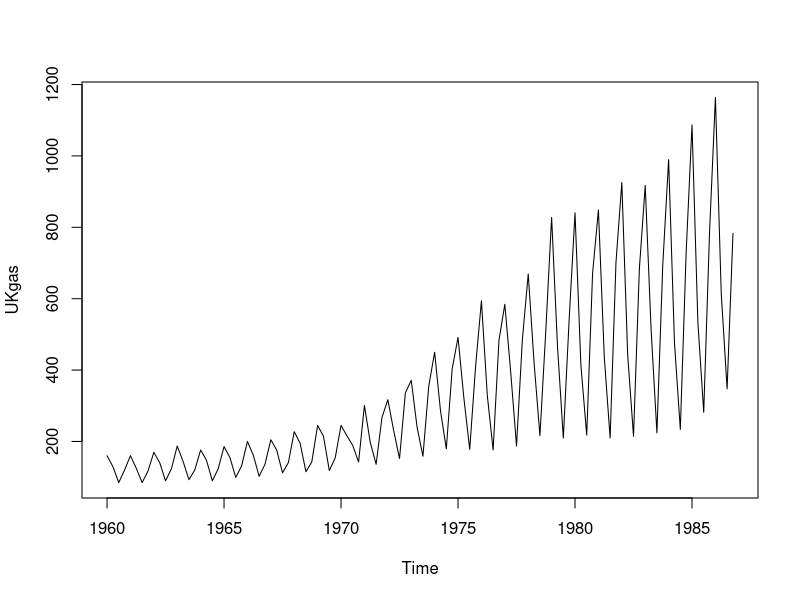
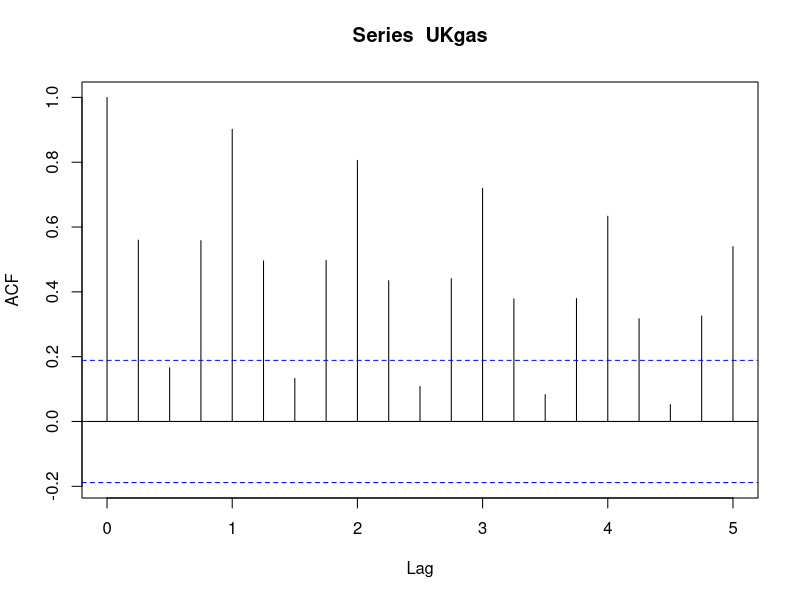
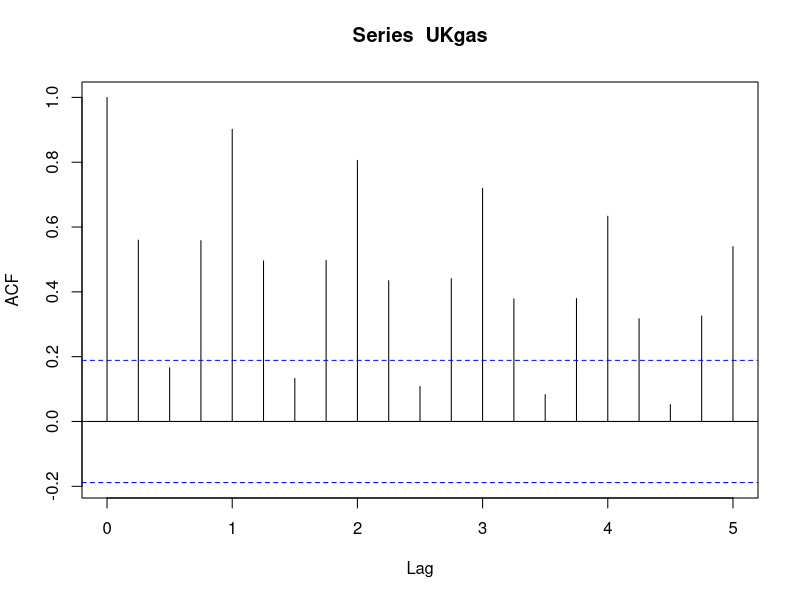
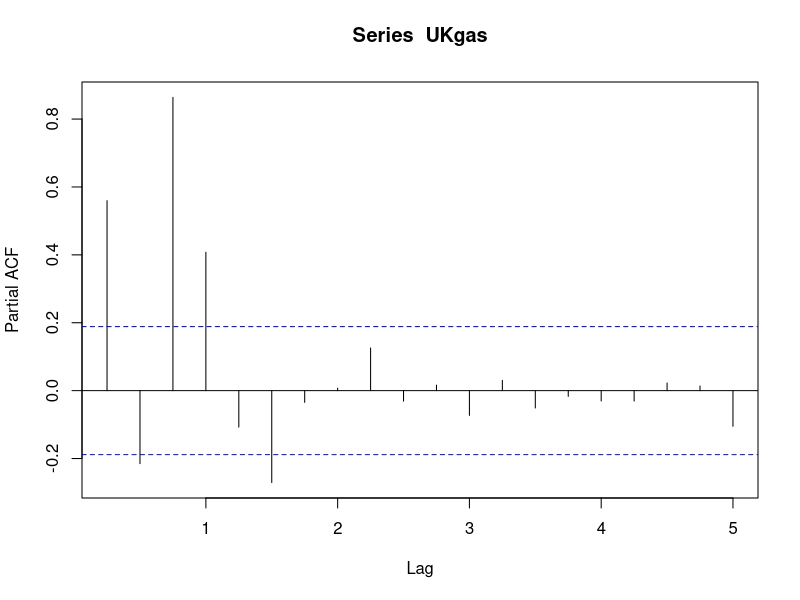
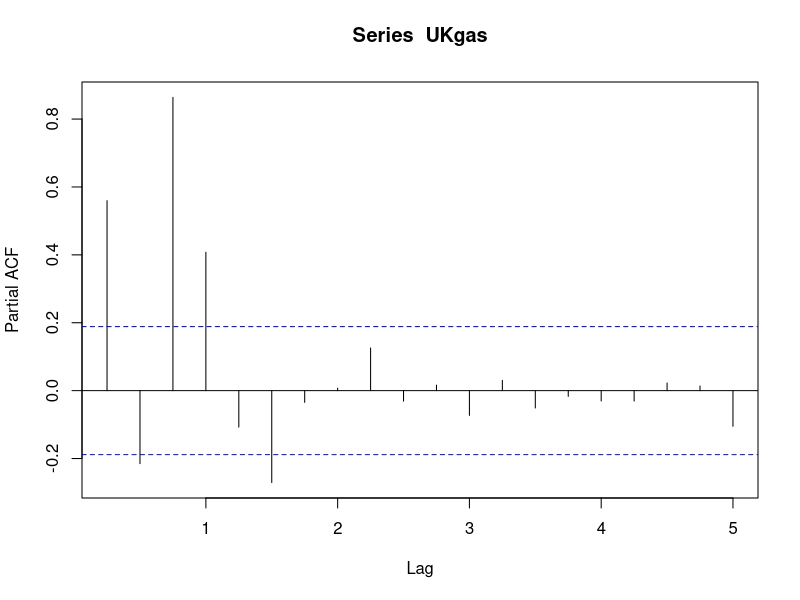
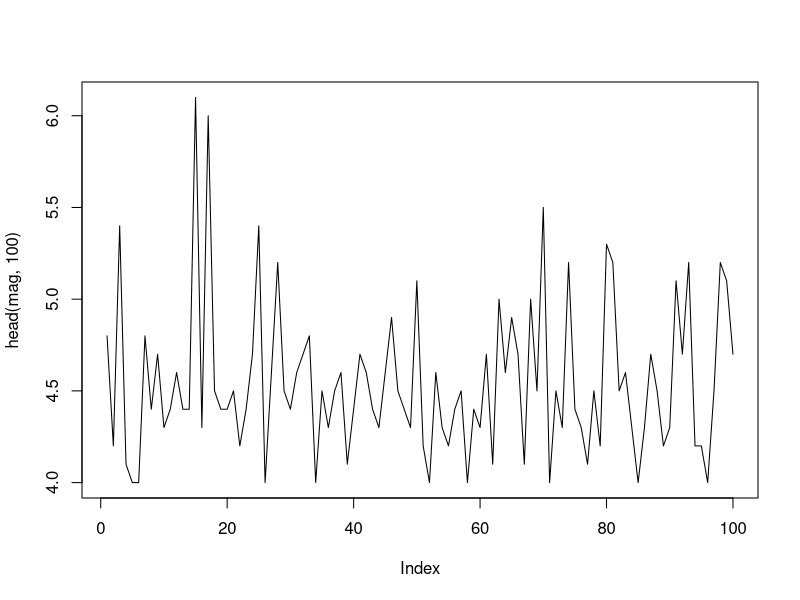
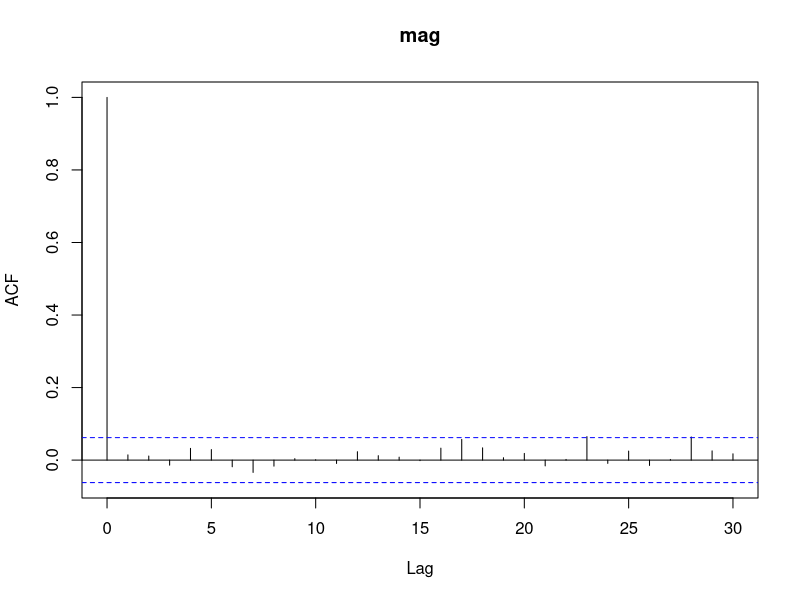
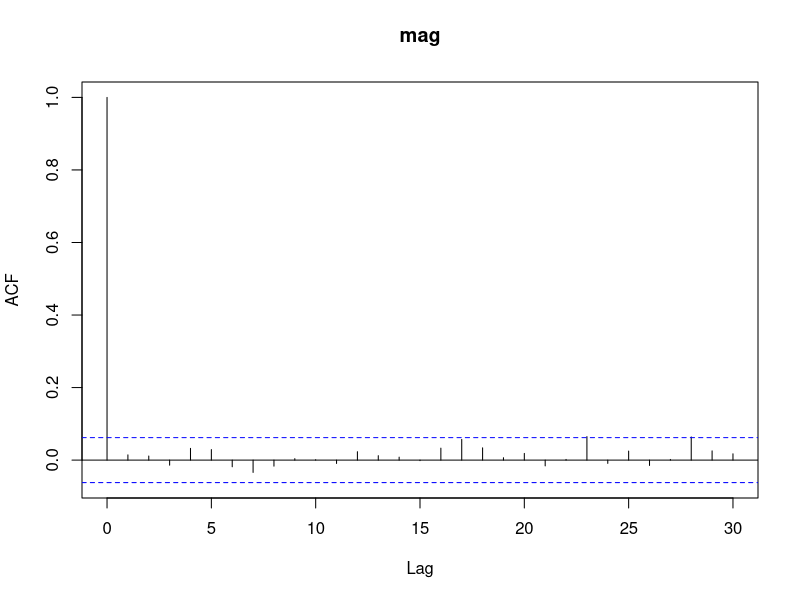

The R source for these figures, in order:
plot(UKgas)
plot(acf(UKgas))
plot(pacf(UKgas))

with(quakes,plot(head(mag,100), type='l'))
plot(acf(quakes['mag']))
plot(pacf(quakes['mag']))

with(CO2,plot(conc, type='l'))
plot(acf(CO2['conc']))
plot(pacf(CO2['conc']))

with(CO2,plot(uptake, type='l'))
plot(acf(CO2['uptake']))
plot(pacf(CO2['uptake']))